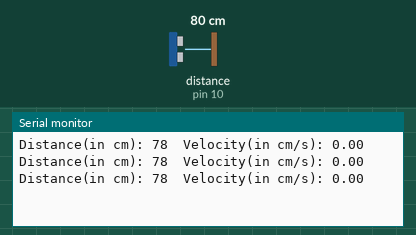
Recording of a sketch running on a simulated Arduino Uno, built with avr-gcc and run on an emulated ATmega328P. Parts: the last lines printed to the serial monitor. Wiring (inferred from the names in the program): ultrasonic range finder: trigger pin 9; echo pin 10. Inputs (shaded band) come from the test bench; at power-on: distance to the obstacle (sensor on pin 10) 80 cm. The echo pulse lasts 58.3 µs per cm.

Above: at 1.2 s.
1.3 s: distance to the obstacle (sensor on pin 10) set to 2 cm
At 1.9 s:
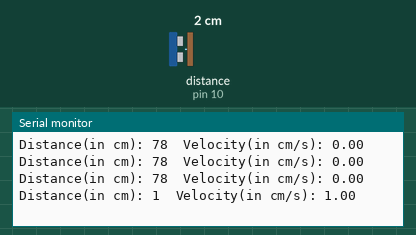
2.8 s: distance to the obstacle (sensor on pin 10) set to 4 cm
At 4.2 s:
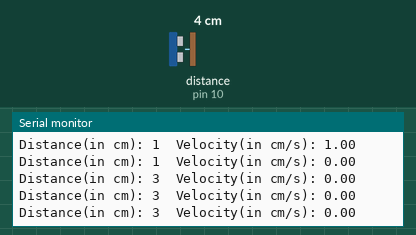
4.3 s: distance to the obstacle (sensor on pin 10) set to 299 cm
At 5.0 s:
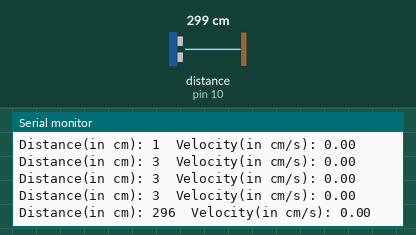
7.3 s: distance to the obstacle (sensor on pin 10) set to 9 cm
At 7.7 s:
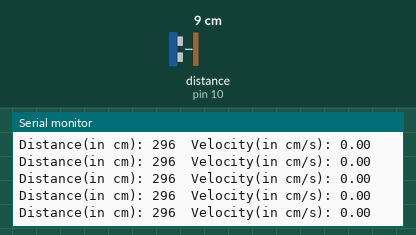
Timing chart, 0 to 10.3 s (numbered marks = the images above; inputs shaded):
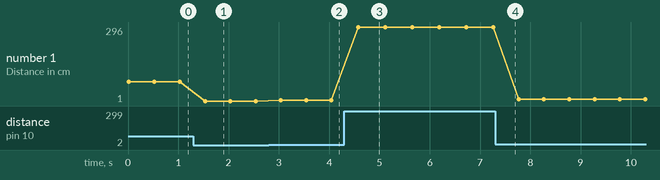

The sketch:

UltrasonicSensor.ino
```cpp
const int trigPin = 9;
const int echoPin = 10;
long duration1,duration2;
int distance1,distance2;
float velocity;

void setup() {
  pinMode(trigPin, OUTPUT);
  pinMode(echoPin, INPUT);
  Serial.begin(9600);
}

void loop() {
  digitalWrite(trigPin, LOW);
  delayMicroseconds(2);

  digitalWrite(trigPin, HIGH);
  delayMicroseconds(10);
  digitalWrite(trigPin, LOW);
  duration1 = pulseIn(echoPin, HIGH);
  long t1=millis();
  digitalWrite(trigPin, LOW);
  delayMicroseconds(2);

  digitalWrite(trigPin, HIGH);
  delayMicroseconds(10);
  digitalWrite(trigPin, LOW);
  duration2 = pulseIn(echoPin, HIGH);
  long t2=millis();
  distance1=duration1*0.017;
  distance2=duration2*0.017;
  velocity=100*(distance1-distance2)/(t1-t2);
  if (velocity<0) {
    velocity=-velocity;
  }
  Serial.print("Distance(in cm): ");
  Serial.print(distance2);
  Serial.print("\tVelocity(in cm/s): ");
  Serial.print(velocity);
  Serial.println();
  delay(500);
}
```

Measured:
- after the input at 1.3 s, the serial monitor: prints a new line after 0.23 s (image 1)
- after the input at 2.8 s, the serial monitor: prints a new line after 0.24 s (image 2)
- after the input at 4.3 s, the serial monitor: prints a new line after 0.28 s (image 3)
- plotted number 1: 78 → 1 after the input at 1.3 s, 1 → 3 after the input at 2.8 s, 3 → 296 after the input at 4.3 s, 296 → 8 after the input at 7.3 s
